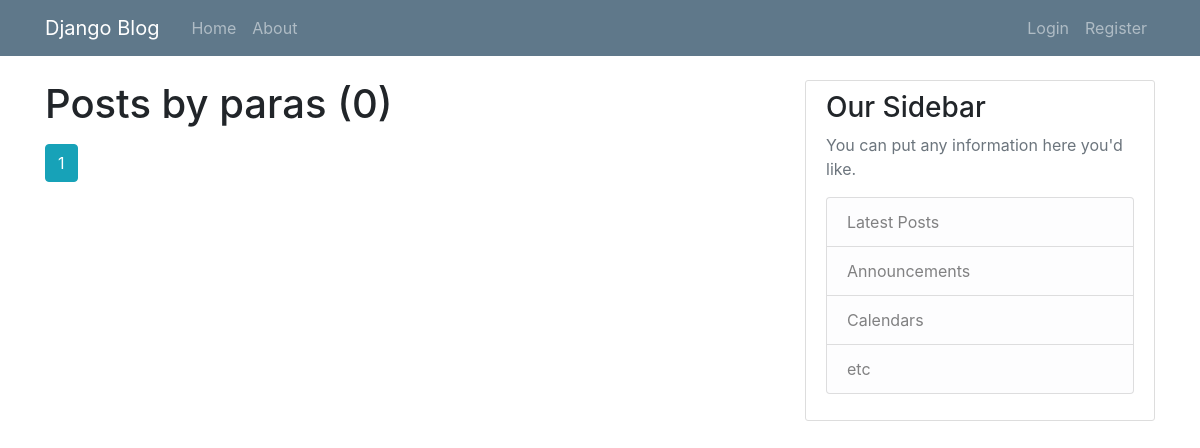
The app's page /user/paras, older data.
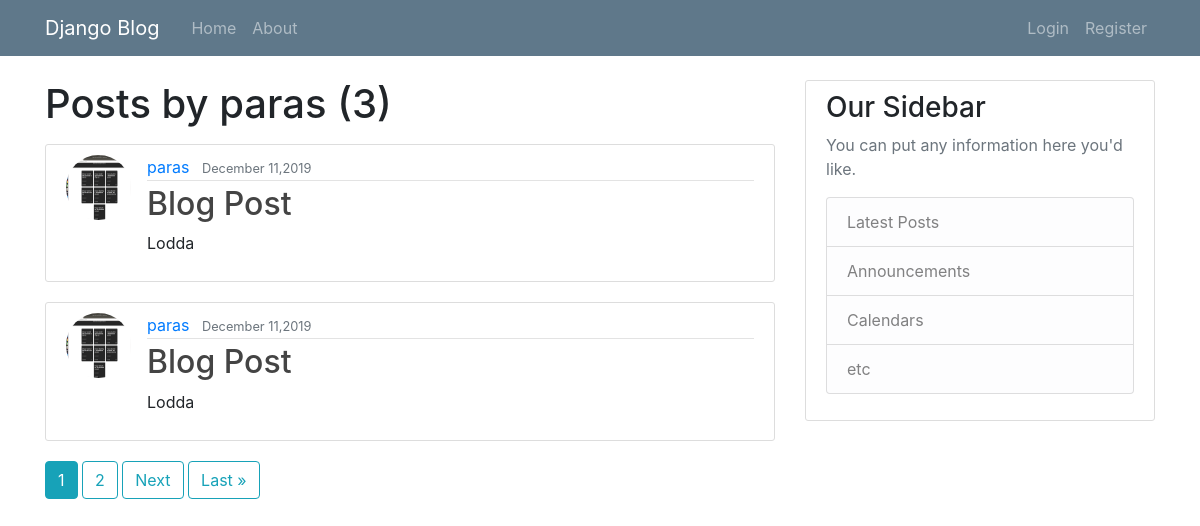
The same page, newer data.
### blog/models.py (models this page shows, shortened)
class Post(models.Model):
    title=models.CharField(max_length=100)
    date_posted=models.DateTimeField(default=timezone.now)
    content=models.TextField()
    author=models.ForeignKey(User,on_delete=models.CASCADE)

### users/models.py (models this page shows, shortened)
class Profile(models.Model):
    user=models.OneToOneField(User,on_delete=models.CASCADE)
    image=models.ImageField(default='default.jpg',upload_to='profile_pics')

### blog/views.py (the view)
# urls.py: path('user/<str:username>', UserPostListView.as_view(),name='user-posts'),
class UserPostListView(ListView):
    model=Post
    template_name='blog/user_posts.html'
    context_object_name='posts'
    paginate_by=2
    def get_queryset(self):
        user = get_object_or_404(User,username=self.kwargs.get('username'))
        return Post.objects.filter(author=user).order_by('-date_posted')

### blog/templates/blog/user_posts.html (shortened to what this page needs)
{% extends "blog/base.html" %}
{% block content %}
    <h1 class="mb-3">Posts by {{ view.kwargs.username }} ({{ page_obj.paginator.count }}) </h1>
  {% for post in posts %}
  <article class="media content-section">
    <img class='rounded-circle article-img' src="{{ post.author.profile.image.url }}" alt="">
    <div class="media-body">
      <div class="article-metadata">
        <a class="mr-2" href="{% url 'user-posts' post.author.username %}">{{ post.author }}</a>
        <small class="text-muted">{{ post.date_posted|date:"F d,Y" }}</small>
      </div>
      <h2><a class="article-title" href="{% url 'post-detail' post.id %}">{{ post.title }}</a></h2>
      <p class="article-content">{{ post.content }}</p>
    </div>
  </article>
  {% endfor %}
<div class="pagination">
    <span class="step-links">
        {% for num in page_obj.paginator.page_range %}
          {% if page_obj.number == num %}
          <a class="btn btn-info mb-4" href="?page={{ page_obj.number }}">{{ page_obj.number }}</a>
          {% elif num > page_obj.number|add:'-3' and num < page_obj.number|add:'3' %}
          <a class="btn btn-outline-info mb-4" href="?page={{ num }}">{{ num }}</a>
          {% endif %}
        {% endfor %}
        {% if page_obj.has_next %}
            <a class="btn btn-outline-info mb-4" href="?page={{ page_obj.next_page_number }}">Next</a>
            <a class="btn btn-outline-info mb-4" href="?page={{ page_obj.paginator.num_pages }}">Last &raquo;</a>
        {% endif %}
    </span>
</div>
{% endblock content %}

### blog/templates/blog/base.html (shortened to what this page needs)
{% load static %}
<!DOCTYPE html>
<html lang="en" dir="ltr">
  <head>
    <link rel="stylesheet" href={% static 'blog/main.css' %}>
    <link rel="stylesheet" href="https://maxcdn.bootstrapcdn.com/bootstrap/4.0.0/css/bootstrap.min.css">
  </head>
  <body>
    <header class="site-header">
  <nav class="navbar navbar-expand-md navbar-dark bg-steel fixed-top">
    <div class="container">
      <a class="navbar-brand mr-4" href="/">Django Blog</a>
      <div class="collapse navbar-collapse" id="navbarToggle">
        <div class="navbar-nav mr-auto">
          <a class="nav-item nav-link" href={% url 'blog-home' %}>Home</a>
          <a class="nav-item nav-link" href={% url 'blog-about' %}>About</a>
        </div>
        <div class="navbar-nav">
          {% if user.is_authenticated %}
          <a class="nav-item nav-link" href="{% url 'post-create' %}">New Post</a>
          <a class="nav-item nav-link" href="{% url 'profile' %}">Profile</a>
          <a class="nav-item nav-link" href="{% url 'logout' %}">Logout</a>
          {% else %}
          <a class="nav-item nav-link" href="{% url 'login' %}">Login</a>
          <a class="nav-item nav-link" href="{% url 'register' %}">Register</a>
          {% endif %}
        </div>
      </div>
    </div>
  </nav>
</header>
    <main role="main" class="container">
  <div class="row">
    <div class="col-md-8">
      {% block content %}{% endblock %}
    </div>
    <div class="col-md-4">
      <div class="content-section">
        <h3>Our Sidebar</h3>
        <p class='text-muted'>You can put any information here you'd like.
          <ul class="list-group">
            <li class="list-group-item list-group-item-light">Latest Posts</li>
            <li class="list-group-item list-group-item-light">Announcements</li>
            <li class="list-group-item list-group-item-light">Calendars</li>
            <li class="list-group-item list-group-item-light">etc</li>
          </ul>
        </p>
      </div>
    </div>
  </div>
</main>
  </body>
</html>

### blog/static/blog/main.css (style rules this page uses)
body { background: #fafafa; color: #33333; margin-top: 5rem; padding-top: 5em; }
h1, h2, h3, h4, h5, h6 { color: #44444; }
ul { margin: 0; }
.bg-steel { background-color: #5f788a; }
.site-header .navbar-nav .nav-link { color: #cbd5db; }
.content-section { background: #ffffff; padding: 10px 20px; border: 1px solid #dddddd; border-radius: 3px; margin-bottom: 20px; }
.article-title { color: #444444; }
.article-content { white-space: pre-line; }
.article-img { height: 65px; width: 65px; margin-right: 16px; }
.article-metadata { padding-bottom: 1px; margin-bottom: 4px; border-bottom: 1px solid #e3e3e3 }

Row changes from the older to the newer data that the page shows:
added Post: author.profile.image (picture), author "paras", date_posted "December 11,2019", title "Blog Post", content "Lodda"
added Post: author.profile.image (picture), author "paras", date_posted "December 11,2019", title "Blog Post", content "Lodda"
Text that changed along with them:
{{ page_obj.paginator.count }}: "0" → "3"
new list line: "2"
text now shown: "Next Last »"
